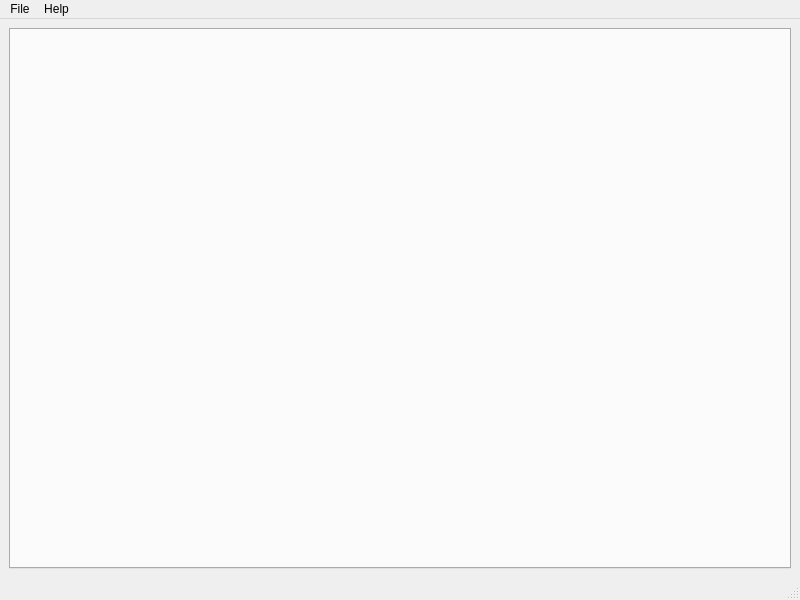
<?xml version="1.0" encoding="UTF-8"?>
<ui version="4.0">
 <class>MainWindow</class>
 <widget class="QMainWindow" name="MainWindow">
  <property name="geometry">
   <rect>
    <x>0</x>
    <y>0</y>
    <width>800</width>
    <height>600</height>
   </rect>
  </property>
  <property name="windowTitle">
   <string/>
  </property>
  <property name="windowIcon">
   <iconset resource="app_new.qrc">
    <normaloff>:/app_new/medfisis.ico</normaloff>:/app_new/medfisis.ico</iconset>
  </property>
  <widget class="QWidget" name="centralwidget">
   <layout class="QGridLayout" name="gridLayout">
    <item row="0" column="0">
     <widget class="QTabWidget" name="tabWidget"/>
    </item>
   </layout>
  </widget>
  <widget class="QMenuBar" name="menubar">
   <property name="geometry">
    <rect>
     <x>0</x>
     <y>0</y>
     <width>800</width>
     <height>18</height>
    </rect>
   </property>
   <widget class="QMenu" name="menuSampling_Operation">
    <property name="title">
     <string>File</string>
    </property>
    <addaction name="actionNew"/>
    <addaction name="actionLoad"/>
    <addaction name="actionSave"/>
    <addaction name="separator"/>
    <addaction name="actionExit"/>
   </widget>
   <widget class="QMenu" name="menuHelp">
    <property name="title">
     <string>Help</string>
    </property>
    <addaction name="actionAbout"/>
    <addaction name="actionAbout_Qt"/>
   </widget>
   <addaction name="menuSampling_Operation"/>
   <addaction name="menuHelp"/>
  </widget>
  <widget class="QStatusBar" name="statusbar"/>
  <action name="actionNew">
   <property name="icon">
    <iconset resource="app_new.qrc">
     <normaloff>:/app_new/empty.png</normaloff>:/app_new/empty.png</iconset>
   </property>
   <property name="text">
    <string>New</string>
   </property>
   <property name="statusTip">
    <string>New sampling operation</string>
   </property>
   <property name="whatsThis">
    <string>Starts a new sampling operation</string>
   </property>
   <property name="shortcut">
    <string>Ctrl+N</string>
   </property>
  </action>
  <action name="actionLoad">
   <property name="text">
    <string>Load</string>
   </property>
   <property name="statusTip">
    <string>Load sampling operation</string>
   </property>
   <property name="whatsThis">
    <string>Loads an existent sampling operation</string>
   </property>
   <property name="shortcut">
    <string>Ctrl+L</string>
   </property>
  </action>
  <action name="actionExit">
   <property name="text">
    <string>Exit</string>
   </property>
   <property name="statusTip">
    <string>Exit app</string>
   </property>
   <property name="whatsThis">
    <string>Exits application</string>
   </property>
   <property name="shortcut">
    <string>Ctrl+X</string>
   </property>
  </action>
  <action name="actionAbout">
   <property name="text">
    <string>About this application</string>
   </property>
   <property name="shortcut">
    <string>Ctrl+A</string>
   </property>
  </action>
  <action name="actionSave">
   <property name="text">
    <string>Save</string>
   </property>
   <property name="statusTip">
    <string>Save sampling operation</string>
   </property>
   <property name="whatsThis">
    <string>Saves this sampling operation</string>
   </property>
   <property name="shortcut">
    <string>Ctrl+S</string>
   </property>
  </action>
  <action name="actionAbout_Qt">
   <property name="text">
    <string>About Qt</string>
   </property>
   <property name="shortcut">
    <string>Ctrl+Q</string>
   </property>
  </action>
 </widget>
 <resources>
  <include location="app_new.qrc"/>
 </resources>
 <connections>
  <connection>
   <sender>actionExit</sender>
   <signal>triggered()</signal>
   <receiver>MainWindow</receiver>
   <slot>close()</slot>
   <hints>
    <hint type="sourcelabel">
     <x>-1</x>
     <y>-1</y>
    </hint>
    <hint type="destinationlabel">
     <x>399</x>
     <y>299</y>
    </hint>
   </hints>
  </connection>
  <connection>
   <sender>actionNew</sender>
   <signal>triggered()</signal>
   <receiver>MainWindow</receiver>
   <slot>initTabs()</slot>
   <hints>
    <hint type="sourcelabel">
     <x>-1</x>
     <y>-1</y>
    </hint>
    <hint type="destinationlabel">
     <x>399</x>
     <y>299</y>
    </hint>
   </hints>
  </connection>
 </connections>
 <slots>
  <slot>showFrameDetails()</slot>
  <slot>initTabs()</slot>
 </slots>
</ui>
